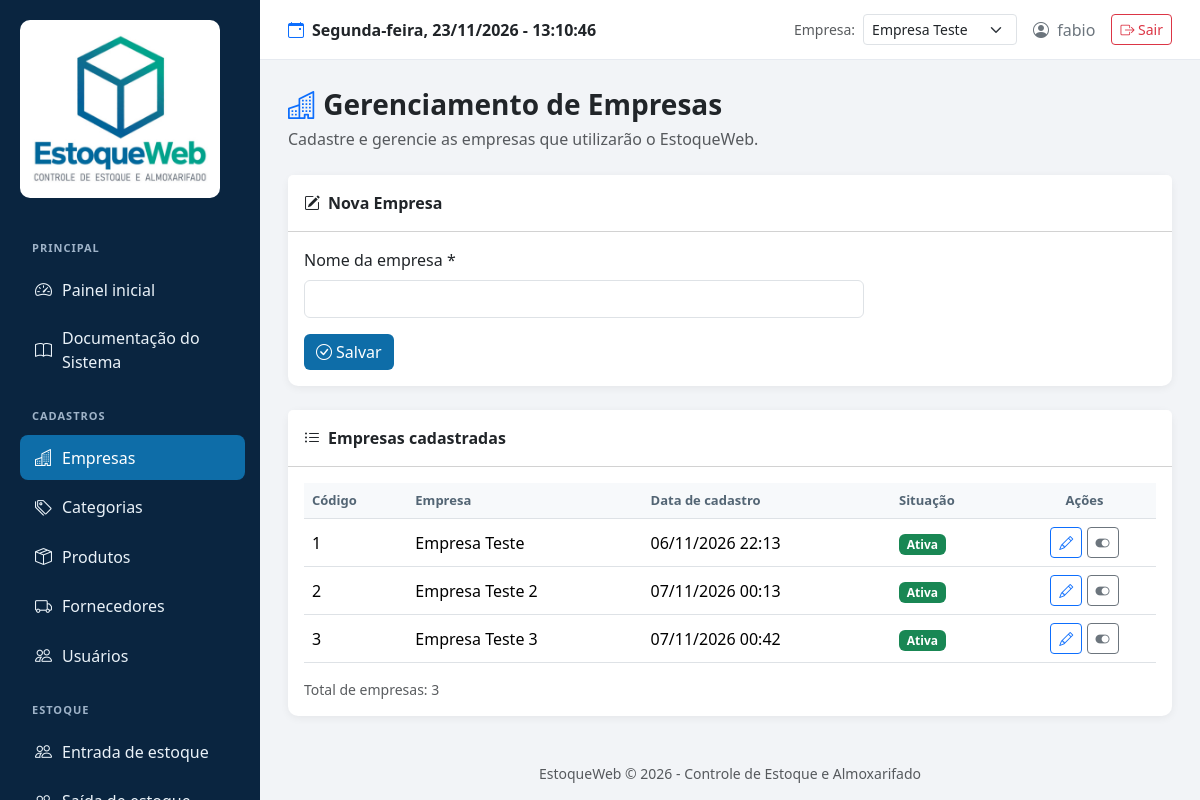
The page /Backups/temp/empresas.php (signed in) on the database its author committed.
### tables this page shows
CREATE TABLE `empresas` (
  `id` int(10) UNSIGNED NOT NULL,
  `nome` varchar(150) NOT NULL,
  `ativo` tinyint(1) NOT NULL DEFAULT 1,
  `criado_em` timestamp NOT NULL DEFAULT current_timestamp()
);

### Backups/temp/empresas.php (the view, shortened to what this page needs)
<?php
require_once __DIR__ . '/includes/auth.php';
    ?>
    <?php
$idEdicao = 0;
$nome = '';
$stmt = $pdo->query("SELECT id, nome, ativo, criado_em FROM empresas ORDER BY nome ASC");
$empresas = $stmt->fetchAll();
require_once __DIR__ . '/includes/header.php';
?>
<h1 class="page-title">
    <i class="bi bi-buildings text-primary"></i>
    Gerenciamento de Empresas
</h1>
<p class="text-muted mb-4">Cadastre e gerencie as empresas que utilizarão o EstoqueWeb.</p>
<div class="card card-padrao mb-4">
    <div class="card-header bg-white py-3">
        <strong><i class="bi bi-pencil-square me-2"></i><?= $idEdicao > 0 ? 'Alterar Empresa' : 'Nova Empresa' ?></strong>
    </div>
    <div class="card-body">
        <form method="POST">
            <div class="row align-items-end">
                <div class="col-md-8 mb-3">
                    <label for="nome" class="form-label">Nome da empresa *</label>
                    <input type="text" id="nome" name="nome" class="form-control"
                           maxlength="150" value="<?= h($nome) ?>" required>
                </div>
            </div>
            <button type="submit" class="btn btn-principal">
                <i class="bi bi-check-circle me-1"></i>Salvar
            </button>
        </form>
    </div>
</div>
<div class="card card-padrao">
    <div class="card-header bg-white py-3">
        <strong><i class="bi bi-list-ul me-2"></i>Empresas cadastradas</strong>
    </div>
    <div class="card-body">
        <div class="table-responsive">
            <table class="table table-hover align-middle">
                <thead>
                    <tr>
                        <th>Código</th>
                        <th>Empresa</th>
                        <th>Data de cadastro</th>
                        <th>Situação</th>
                        <th class="text-center">Ações</th>
                    </tr>
                </thead>
                <tbody>
                    <?php foreach ($empresas as $empresa): ?>
                        <tr>
                            <td><?= (int) $empresa['id'] ?></td>
                            <td><?= h($empresa['nome']) ?></td>
                            <td><?= $empresa['criado_em'] ? date('d/m/Y H:i', strtotime($empresa['criado_em'])) : '-' ?></td>
                            <td>
                                <?php if ((int) $empresa['ativo'] === 1): ?>
                                    <span class="badge bg-success">Ativa</span>
                                <?php else: ?>
                                    <span class="badge bg-secondary">Inativa</span>
                                <?php endif; ?>
                            </td>
                            <td class="text-center">
                                <a href="empresas.php?editar=<?= (int) $empresa['id'] ?>"
                                   class="btn btn-sm btn-outline-primary" title="Editar">
                                    <i class="bi bi-pencil"></i>
                                </a>
                                <form method="POST" class="d-inline"
                                      data-confirm="<?= (int) $empresa['ativo'] === 1
                                          ? 'Deseja realmente desativar esta empresa?'
                                          : 'Deseja realmente ativar esta empresa?' ?>">
                                    <button type="submit" class="btn btn-sm btn-outline-secondary"
                                            title="<?= (int) $empresa['ativo'] === 1 ? 'Desativar' : 'Ativar' ?>">
                                        <i class="bi <?= (int) $empresa['ativo'] === 1 ? 'bi-toggle-on' : 'bi-toggle-off' ?>"></i>
                                    </button>
                                </form>
                            </td>
                        </tr>
                    <?php endforeach; ?>
                </tbody>
            </table>
        </div>
        <div class="text-muted small">Total de empresas: <?= count($empresas) ?></div>
    </div>
</div>
<?php require_once __DIR__ . '/includes/footer.php'; ?>

### Backups/temp/assets/css/estilo.css (style rules this page uses)
:root { --azul: #0E6DA8; --azul-escuro: #0A4E78; --verde: #0E9A7B; --verde-escuro: #0B7A61; --cinza-fundo: #F2F4F7; --cinza-texto: #536574; }
* { box-sizing: border-box; }
body { background: var(--cinza-fundo); font-family: 'Segoe UI', Arial, sans-serif; margin: 0; overflow-x: hidden; }
.page-title { font-size: 28px; font-weight: 700; margin-bottom: 5px; }
.card-padrao { border: none; border-radius: 10px; box-shadow: 0 2px 8px rgba(0,0,0,0.06); }
.table th { font-size: 13px; color: #536574; background: #F7F9FB; }
.table td { vertical-align: middle; }
.table-responsive { width: 100%; overflow-x: auto; }
.btn-principal { background: var(--azul); color: white; border: none; }

### rows shown on the page
empresas: id "1", nome "Empresa Teste", criado_em "06/11/2026 22:13", ativo "Ativa"
empresas: id "2", nome "Empresa Teste 2", criado_em "07/11/2026 00:13", ativo "Ativa"
empresas: id "3", nome "Empresa Teste 3", criado_em "07/11/2026 00:42", ativo "Ativa"

### other values the page prints
$_SESSION['usuario_nome'] "fabio"
count($empresas) "3"
form field empresa_id "Empresa Teste"
